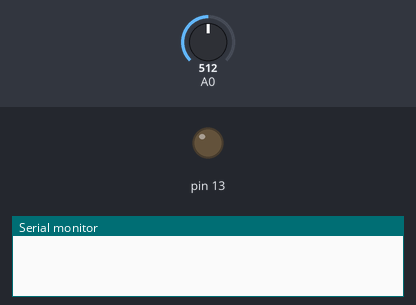
Bench run of a sketch on a simulated Arduino Uno, built with avr-gcc and run on an emulated ATmega328P. Shown: output pins drawn as LEDs (lit = HIGH), the last lines printed to the serial monitor. Dashed ring = blinking. The test bench sets the inputs (shaded band); at power-on: A0 = 512.

Above: at 0.0 s.
At 1.32 s:
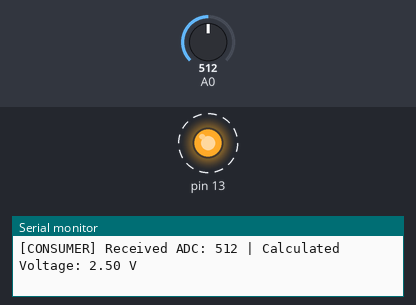
1.5 s: A0 set to 106
4.5 s: A0 set to 95
Timing chart, 0 to 13.5 s (numbered marks = the images above; inputs shaded):
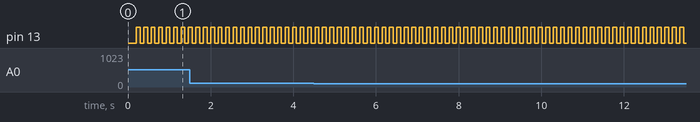

Measured:
- by itself, pin 13: alternates HIGH for 0.09 s and LOW for 0.09 s

The sketch:

Day_82_FreeRTOS_Sensor.ino
```cpp
/*
 * 100 Projects with Arduino - Day 82
 * Project: FreeRTOS Task Synchronization (Queues, Producer-Consumer Pattern & Heartbeat)
 *
 * DESCRIPTION:
 * This project demonstrates task synchronization, thread-safety, and inter-task communication
 * inside FreeRTOS. Rather than sharing raw global variables (which causes race conditions
 * and data corruption), we implement a robust **Producer-Consumer Pattern** using a
 * **FreeRTOS Queue**:
 * 1. Producer Task (TaskSensorRead - Priority 2): Polls an analog input (Pin A0 potentiometer)
 *    every 200ms and pushes the reading into the queue.
 * 2. Consumer Task (TaskSerialDisplay - Priority 1): Blocks and waits for data in the queue.
 *    Once available, it pulls the data out and outputs it to the Serial Monitor.
 * 3. Heartbeat Task (TaskHeartbeat - Priority 1): Blinks the onboard LED (Pin 13) at 5 Hz
 *    independently, showing that system multitasking remains active even when other tasks
 *    are blocked waiting for data.
 *
 * FreeRTOS QUEUES & TASK SYNCHRONIZATION:
 * - Thread Safety: A Queue is a kernel object that handles mutual exclusion automatically.
 *   Only one thread can access the queue buffer at a time, preventing race conditions.
 *   It behaves as a First-In-First-Out (FIFO) buffer.
 * - Blocking on Queue: When the consumer calls xQueueReceive() and the queue is empty, the
 *   scheduler immediately suspends the task (`Blocked` state) and releases the CPU. When the
 *   producer pushes data via xQueueSend(), the scheduler instantly wakes up the consumer and
 *   moves it back to the `Ready` state.
 *
 * WIRING:
 * - Potentiometer (10kΩ) -> Outer pins to 5V and GND, center wiper to Pin A0
 * - Onboard LED (Pin 13) -> Heartbeat visualizer
 */

#include <Arduino_FreeRTOS.h>
#include <queue.h>

// --- TASK PROTOTYPES ---
void TaskSensorRead(void *pvParameters);
void TaskSerialDisplay(void *pvParameters);
void TaskHeartbeat(void *pvParameters);

// --- QUEUE HANDLE ---
QueueHandle_t sensorQueue;

void setup() {
  Serial.begin(9600);
  while (!Serial) {
    ;  // Wait for USB serial connection
  }

  Serial.println(F("=================================================="));
  Serial.println(F("Day 82: FreeRTOS Task Synchronization via Queues"));
  Serial.println(F("=================================================="));

  // 1. Create a Queue to hold up to 5 integers
  sensorQueue = xQueueCreate(5,           // Queue length (maximum number of items)
                             sizeof(int)  // Size of each item (2 bytes for int on AVR)
  );

  if (sensorQueue != NULL) {
    Serial.println(F("[SYSTEM] FreeRTOS Queue created successfully."));

    // 2. Create tasks with prioritized scheduling
    xTaskCreate(TaskSensorRead, "SensorRead",
                100,  // Stack size (words)
                NULL,
                2,  // Priority 2 (Higher: critical timing for sampling)
                NULL);

    xTaskCreate(TaskSerialDisplay, "SerialDisplay",
                128,  // Stack size (words)
                NULL,
                1,  // Priority 1 (Lower: display can be delayed)
                NULL);

    xTaskCreate(TaskHeartbeat, "Heartbeat",
                80,  // Stack size (words)
                NULL,
                1,  // Priority 1
                NULL);

    Serial.println(F("[SYSTEM] Starting Scheduler. Tasks activated."));
  } else {
    Serial.println(F("[ERROR] Failed to create FreeRTOS Queue!"));
    while (1);  // Freeze
  }
}

void loop() {
  // Bypassed!
}

// =============================================================
//  RTOS TASK IMPLEMENTATIONS
// =============================================================

/**
 * Producer Task: Polls the analog sensor and sends values to the queue.
 * Runs at 5 Hz (every 200ms).
 */
void TaskSensorRead(void *pvParameters) {
  (void)pvParameters;

  for (;;) {
    // Read raw sensor data
    int rawValue = analogRead(A0);

    // Send the value to the back of the queue
    // Arguments: Queue Handle, Pointer to item, Block Time (0 = do not wait if full)
    BaseType_t status = xQueueSend(sensorQueue, &rawValue, 0);

    if (status != pdPASS) {
      Serial.println(F("[PRODUCER ERROR] Queue is full! Data dropped."));
    }

    // Delay task for 200ms
    vTaskDelay(200 / portTICK_PERIOD_MS);
  }
}

/**
 * Consumer Task: Reads values from the queue and prints them to the console.
 * Blocks indefinitely when the queue is empty.
 */
void TaskSerialDisplay(void *pvParameters) {
  (void)pvParameters;
  int receivedValue = 0;

  for (;;) {
    // Read value from the front of the queue
    // Arguments: Queue Handle, Buffer pointer, Block Time (portMAX_DELAY = wait forever)
    // The task enters the Blocked state automatically if the queue is empty.
    if (xQueueReceive(sensorQueue, &receivedValue, portMAX_DELAY) == pdPASS) {
      // Print the received value and compute voltage
      float voltage = (receivedValue * 5.0f) / 1023.0f;

      Serial.print(F("[CONSUMER] Received ADC: "));
      Serial.print(receivedValue);
      Serial.print(F(" | Calculated Voltage: "));
      Serial.print(voltage, 2);
      Serial.println(F(" V"));
    }
  }
}

/**
 * Heartbeat Task: Blinks the onboard LED at 5 Hz (100ms ON / 100ms OFF).
 * Demonstrates independent multitasking.
 */
void TaskHeartbeat(void *pvParameters) {
  (void)pvParameters;
  pinMode(13, OUTPUT);

  for (;;) {
    digitalWrite(13, HIGH);
    vTaskDelay(100 / portTICK_PERIOD_MS);

    digitalWrite(13, LOW);
    vTaskDelay(100 / portTICK_PERIOD_MS);
  }
}
```
